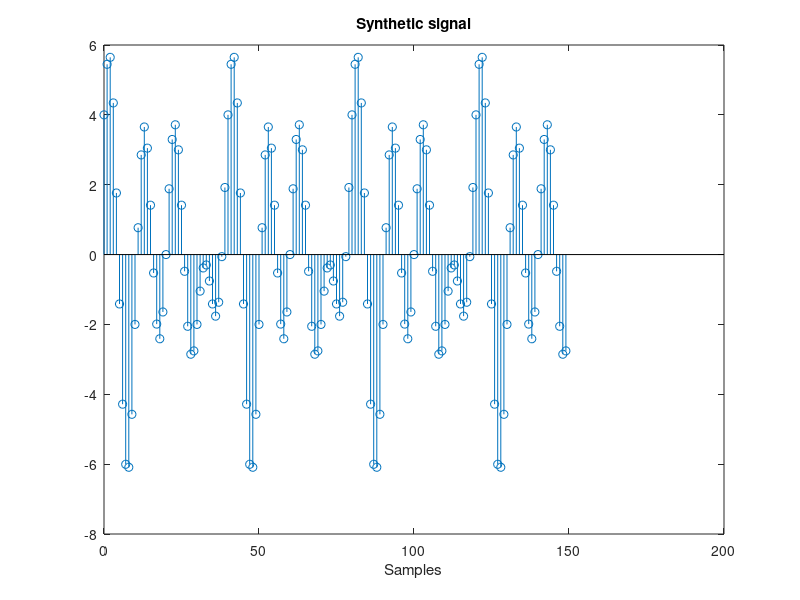

Reproduce this figure in MATLAB.
n = 0:149;                                                  % Discrete time indices
x = 2*cos(0.1*pi*n) +2*cos(0.15*pi*n)+ 3*sin(0.2*pi*n); 	% Signal 
stem(n,x);xlabel('Samples');                            	% Visualize
title('Synthetic signal'); 
